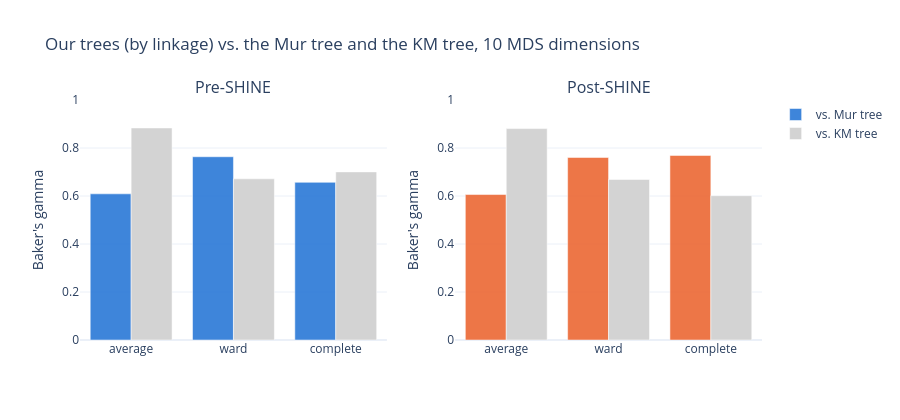

This figure's notebook cell:
### Code cell
g = T["gamma"].query("ndim == 10")
fig = make_subplots(rows=1, cols=2, subplot_titles=[LABEL[c] for c in COHORTS])
for k, c in enumerate(COHORTS, start=1):
    a = g.query("cohort == @c and ext_linkage == 'average'").set_index("ours_linkage")["baker_gamma_vs_external"]
    b = g.query("cohort == @c and ext_linkage == 'average'").set_index("ours_linkage")["baker_gamma_vs_km"]
    fig.add_trace(go.Bar(x=a.index, y=a.values, name="vs. Mur tree", marker_color=COLOR[c], showlegend=k == 1), row=1, col=k)
    fig.add_trace(go.Bar(x=b.index, y=b.values, name="vs. KM tree", marker_color="lightgrey", showlegend=k == 1), row=1, col=k)
fig.update_yaxes(title_text="Baker's gamma", range=[0, 1])
fig.update_layout(template="plotly_white", barmode="group", height=420,
                  title="Our trees (by linkage) vs. the Mur tree and the KM tree, 10 MDS dimensions")
fig

### Figure 1 — Plotly figure (JSON) as saved in the notebook; plotly's stock layout.template omitted (floating-point values rounded to 4 significant figures)
{"data": [{"marker": {"color": "rgba(42,120,214,0.9)"}, "name": "vs. Mur tree", "showlegend": true, "type": "bar", "x": ["average", "ward", "complete"], "xaxis": "x", "y": [0.609, 0.7636, 0.6569], "yaxis": "y"}, {"marker": {"color": "lightgrey"}, "name": "vs. KM tree", "showlegend": true, "type": "bar", "x": ["average", "ward", "complete"], "xaxis": "x", "y": [0.8835, 0.6716, 0.7005], "yaxis": "y"}, {"marker": {"color": "rgba(235,104,52,0.9)"}, "name": "vs. Mur tree", "showlegend": false, "type": "bar", "x": ["average", "ward", "complete"], "xaxis": "x2", "y": [0.6061, 0.7606, 0.769], "yaxis": "y2"}, {"marker": {"color": "lightgrey"}, "name": "vs. KM tree", "showlegend": false, "type": "bar", "x": ["average", "ward", "complete"], "xaxis": "x2", "y": [0.8809, 0.669, 0.6014], "yaxis": "y2"}], "layout": {"annotations": [{"font": {"size": 16}, "showarrow": false, "text": "Pre-SHINE", "x": 0.225, "xanchor": "center", "xref": "paper", "y": 1.0, "yanchor": "bottom", "yref": "paper"}, {"font": {"size": 16}, "showarrow": false, "text": "Post-SHINE", "x": 0.775, "xanchor": "center", "xref": "paper", "y": 1.0, "yanchor": "bottom", "yref": "paper"}], "barmode": "group", "height": 420, "title": {"text": "Our trees (by linkage) vs. the Mur tree and the KM tree, 10 MDS dimensions"}, "xaxis": {"anchor": "y", "domain": [0.0, 0.45]}, "xaxis2": {"anchor": "y2", "domain": [0.55, 1.0]}, "yaxis": {"anchor": "x", "domain": [0.0, 1.0], "range": [0, 1], "title": {"text": "Baker's gamma"}}, "yaxis2": {"anchor": "x2", "domain": [0.0, 1.0], "range": [0, 1], "title": {"text": "Baker's gamma"}}}}
